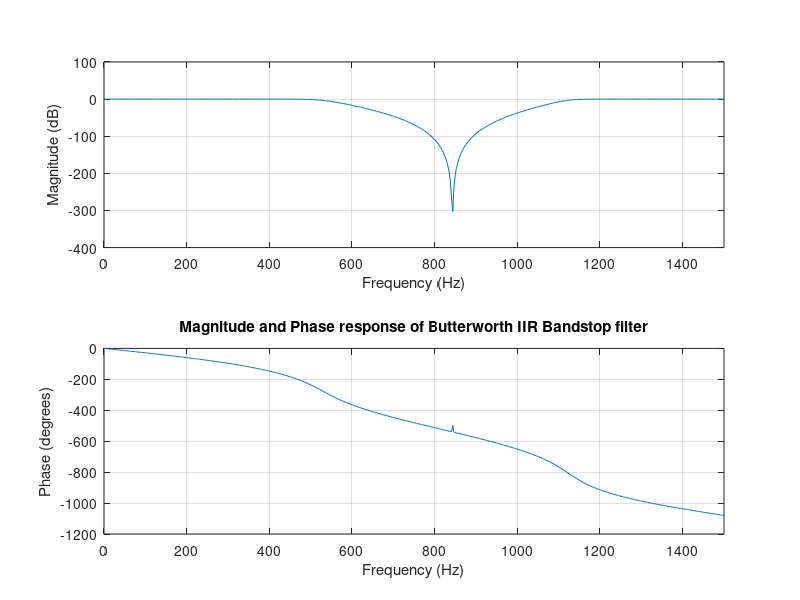
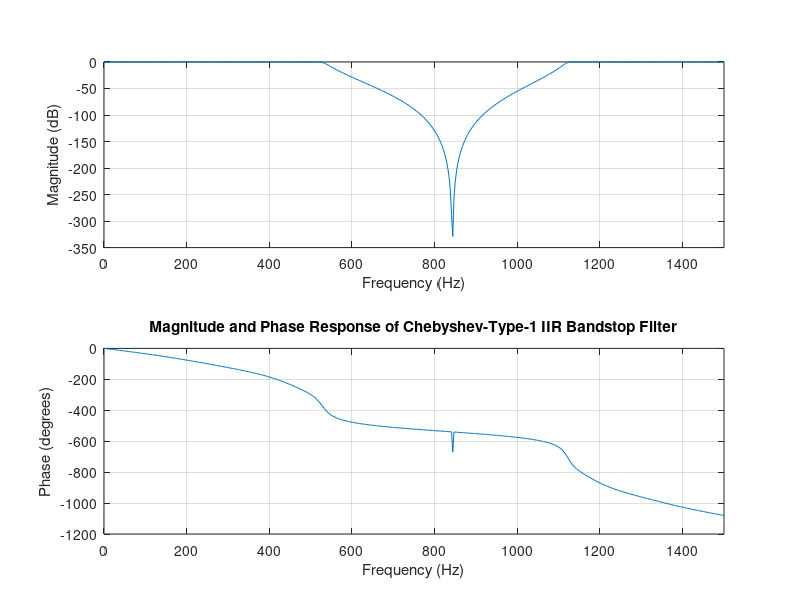
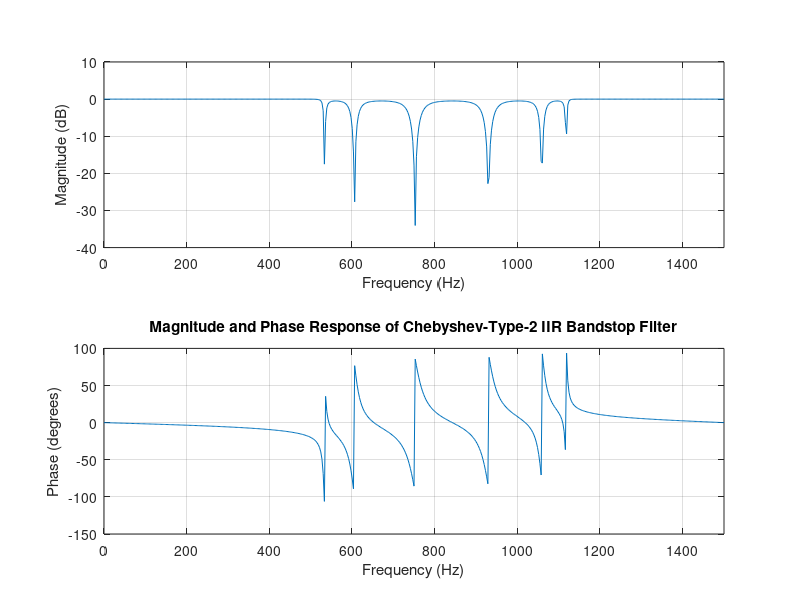

These charts were generated, in order, by the following MATLAB code:
%8.2.4 y 3

%Program: EXP5_IIR_Butterworth_Lowpass
%A MATLAB program to design IIR Butterworth Lowpass Filter
clf;
clear all; close all;
N = 512; n = 6;
fs = 3000;
%Clear all figures %Clear all variables %Close all figures
%Define the order of the filter

[b,a]=butter(n,[0.35, 0.75],'stop'); %Calculation of filter coefficient
figure(1);
freqz(b,a,N,fs); %Plotting the filter respons
title('Magnitude and Phase response of Butterworth IIR Bandstop filter');

R = 0.5; %Define the Passband peak-to-peak ripple in decibels
[c,d]=cheby1(n,R,[0.35, 0.75],'stop'); %Calculating filter coefficients
figure(2);
freqz(c,d,N,fs); %Plotting the filter response
title('Magnitude and Phase Response of Chebyshev-Type-1 IIR Bandstop Filter');

R1 = 20;
%Clear all figures %Clear all variables
%Close all figures
%Define the order of the filter %Stopband ripple in decibles
[e,f]=cheby2(n,R,[0.35, 0.75],'stop');%Calculation of filter coefficients
figure(3);
freqz(e,f,N,fs); %Plotting the filter response
title('Magnitude and Phase Response of Chebyshev-Type-2 IIR Bandstop Filter');

